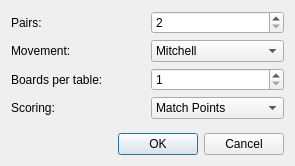
<?xml version="1.0" encoding="UTF-8"?>
<ui version="4.0">
 <class>NewEventDialog</class>
 <widget class="QDialog" name="NewEventDialog">
  <property name="geometry">
   <rect>
    <x>0</x>
    <y>0</y>
    <width>295</width>
    <height>166</height>
   </rect>
  </property>
  <property name="windowTitle">
   <string>Create a new event</string>
  </property>
  <property name="windowIcon">
   <iconset resource="resources.qrc">
    <normaloff>:/images/bridge-club.png</normaloff>:/images/bridge-club.png</iconset>
  </property>
  <layout class="QGridLayout" name="gridLayout">
   <item row="0" column="0">
    <widget class="QLabel" name="label">
     <property name="text">
      <string>Pairs:</string>
     </property>
    </widget>
   </item>
   <item row="1" column="0">
    <widget class="QLabel" name="label_2">
     <property name="text">
      <string>Movement:</string>
     </property>
    </widget>
   </item>
   <item row="2" column="0">
    <widget class="QLabel" name="label_4">
     <property name="text">
      <string>Boards per table:</string>
     </property>
    </widget>
   </item>
   <item row="0" column="1">
    <widget class="QSpinBox" name="pairSpin">
     <property name="minimum">
      <number>2</number>
     </property>
    </widget>
   </item>
   <item row="1" column="1">
    <widget class="QComboBox" name="moveCombo">
     <item>
      <property name="text">
       <string>Mitchell</string>
      </property>
     </item>
     <item>
      <property name="text">
       <string>Howell</string>
      </property>
     </item>
     <item>
      <property name="text">
       <string>Custom...</string>
      </property>
     </item>
    </widget>
   </item>
   <item row="2" column="1">
    <widget class="QSpinBox" name="boardSpin">
     <property name="minimum">
      <number>1</number>
     </property>
    </widget>
   </item>
   <item row="4" column="1">
    <spacer name="verticalSpacer">
     <property name="orientation">
      <enum>Qt::Vertical</enum>
     </property>
     <property name="sizeHint" stdset="0">
      <size>
       <width>20</width>
       <height>40</height>
      </size>
     </property>
    </spacer>
   </item>
   <item row="5" column="0" colspan="2">
    <widget class="QDialogButtonBox" name="buttonBox">
     <property name="orientation">
      <enum>Qt::Horizontal</enum>
     </property>
     <property name="standardButtons">
      <set>QDialogButtonBox::Cancel|QDialogButtonBox::Ok</set>
     </property>
    </widget>
   </item>
   <item row="3" column="0">
    <widget class="QLabel" name="label_3">
     <property name="text">
      <string>Scoring:</string>
     </property>
    </widget>
   </item>
   <item row="3" column="1">
    <widget class="QComboBox" name="scoringCombo">
     <item>
      <property name="text">
       <string>Match Points</string>
      </property>
     </item>
     <item>
      <property name="text">
       <string>IMP</string>
      </property>
     </item>
    </widget>
   </item>
  </layout>
 </widget>
 <resources>
  <include location="resources.qrc"/>
 </resources>
 <connections>
  <connection>
   <sender>buttonBox</sender>
   <signal>rejected()</signal>
   <receiver>NewEventDialog</receiver>
   <slot>reject()</slot>
   <hints>
    <hint type="sourcelabel">
     <x>316</x>
     <y>260</y>
    </hint>
    <hint type="destinationlabel">
     <x>286</x>
     <y>274</y>
    </hint>
   </hints>
  </connection>
 </connections>
</ui>
